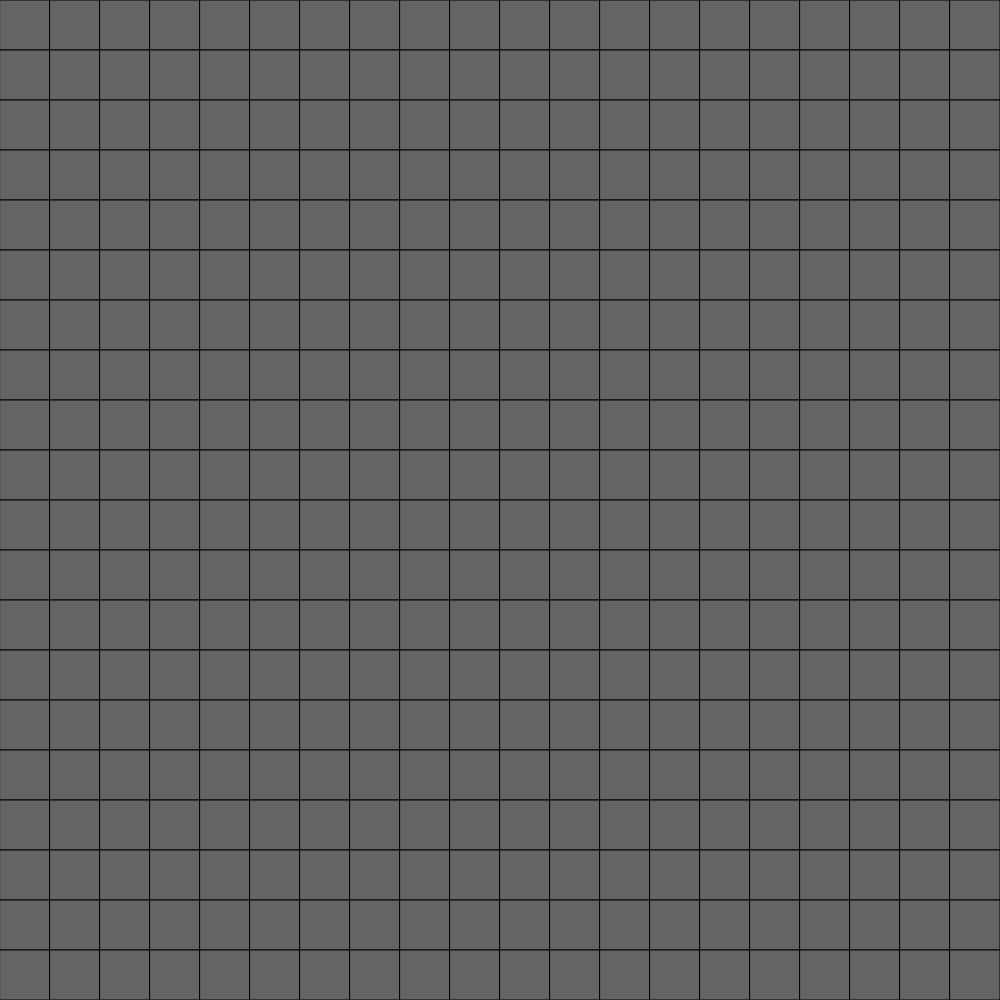
Frame 1 (no input)
Frame 60 (no input): identical to frame 1, image omitted
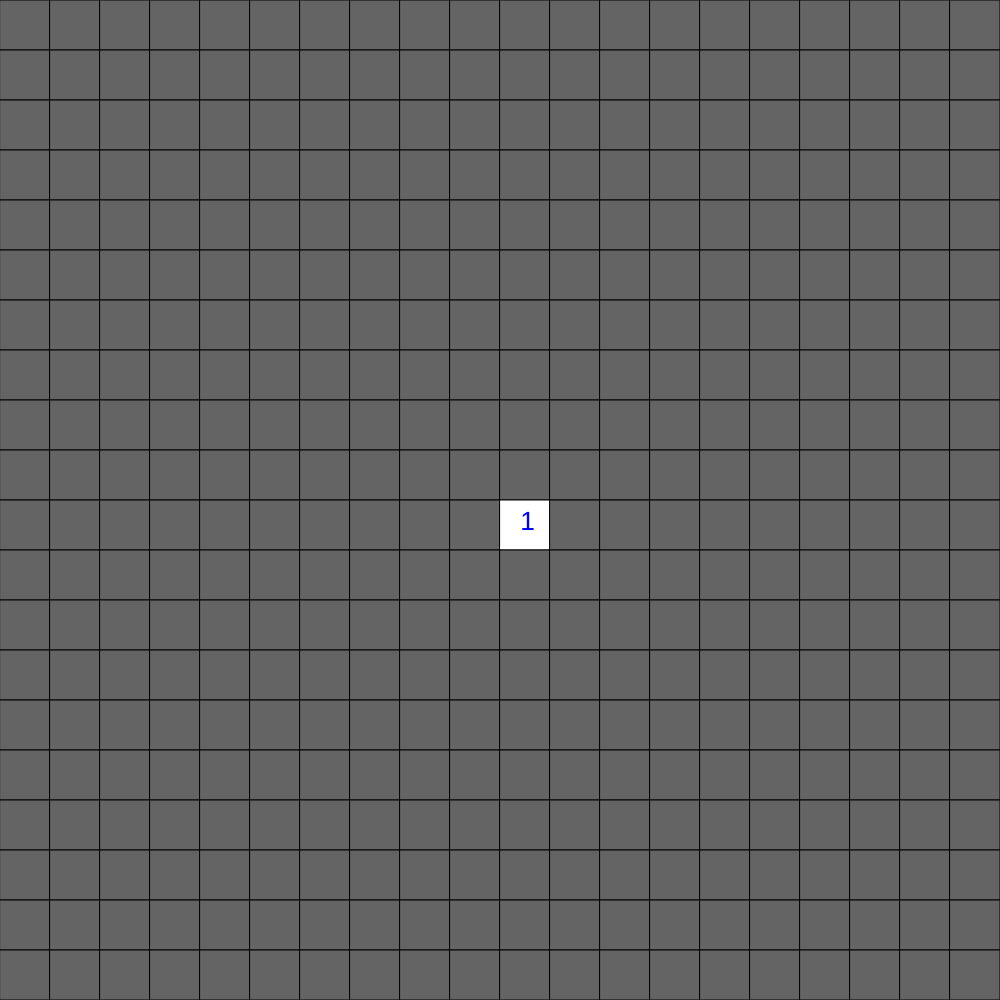
Frame 120 (the mouse pressed at the canvas centre since frame 60)

The p5.js sketch that drew these frames (run headless with seeded random() and noise() and a simulated clock; from frame 60 on, the mouse is pressed at the canvas centre):

// p5.js sketch
// ── sketch.js
// Grid based game (minesweeper)
// Tyler Boechler
// Oct 26th, 2018
//
// Extra for Experts:
//

let grid;

let underGrid;

let cols = 20;
let rows = 20;

let cellSize;

let numberOffset = 0.09554140127388536;

function setup() {
  if (windowHeight > windowWidth) {
    createCanvas(windowWidth, windowWidth);
    cellSize = floor(windowWidth / cols);
  }
  else {
    createCanvas(windowHeight, windowHeight);
    cellSize = floor(windowHeight / cols);
  }

  grid = generateBlankGrid(cols, rows);

  underGrid = generateUnderGrid(cols, rows);
  underGrid = fillNumbers(cols, rows);

  textSize(cellSize/1.9);
}

function draw() {
  background(255);
  drawGrid();
}


function generateBlankGrid(cols, rows) {
  let startGrid = [];
  for (let y = 0; y < cols; y++) {
    startGrid.push([]);
    for (let x = 0; x < rows; x++) {
      startGrid[y].push(-1);
    }
  }
  return startGrid;
}


function generateUnderGrid(cols, rows) {
  let startUnderGrid = [];
  for (let y = 0; y < cols; y++) {
    startUnderGrid.push([]);
    for (let x = 0; x < rows; x++) {
      //mines will be a -1, not a mine will be a 0 for now
      if (random(100) <= 16) {
        startUnderGrid[y].push("x");
      }
      else {
        startUnderGrid[y].push(-1);
      }

    }
  }
  return startUnderGrid;
}

function fillNumbers() {
  let numberedGrid = [];
  let notMine;
  for (let y = 0; y < cols; y++) {
    numberedGrid.push([]);
    for (let x = 0; x < rows; x++) {

      let minesAround = 0;

      for (let i = -1; i <= 1; i++) {
        for (let j = -1; j <= 1; j++) {

          if (x+i >= 0 && x+i < cols && y+j >= 0 && y+j < rows) {
            if (underGrid[y][x] === -1) {
              notMine = true;
              if (underGrid[y+j][x+i] === "x") {
                minesAround++;
              }

            }

            else {
              notMine = false;
            }

          }
        }
      }
      if (notMine) {
        numberedGrid[y].push(minesAround);
      }
      else {
        numberedGrid[y].push("x");
      }
    }
  }
  return numberedGrid;
}

function updateGrid() {
  let xSquare = floor(mouseX/cellSize);
  let ySquare = floor(mouseY/cellSize);

  grid[ySquare][xSquare] = underGrid[ySquare][xSquare];
}

function mousePressed() {
  updateGrid();
}

function drawGrid() {
  for (let y = 0; y < cols; y++) {
    for (let x = 0; x < rows; x++) {
      let number;

      if (grid[y][x] === -1) {
        fill(100);
      }

      else if (grid[y][x] === 0) {
        fill(255);
        openSquares(x, y);
      }

      else if (grid[y][x] === 1) {
        number = 1;
        fill(255);
      }

      else if (grid[y][x] === 2) {
        number = 2;
        fill(255);
      }

      else if (grid[y][x] === 3) {
        number = 3;
        fill(255);
      }

      else if (grid[y][x] === 4) {
        number = 4;
        fill(255);
      }

      else if (grid[y][x] === 5) {
        number = 5;
        fill(255);
      }

      else if (grid[y][x] === 6) {
        number = 6;
        fill(255);
      }

      else if (grid[y][x] === 7) {
        number = 7;
        fill(255);
      }

      else if (grid[y][x] === 8) {
        number = 8;
        fill(255);
      }

      else if (grid[y][x] === "x") {
        fill(0);
      }


      rect(x * cellSize, y * cellSize, cellSize, cellSize);
      textStyle(NORMAL);
      fill(0);
      if (number === 1) {
        fill("blue");
        text("1", x * cellSize + cellSize/2 - cellSize * numberOffset, y * cellSize + cellSize/2 + cellSize * numberOffset);
      }

      else if (number === 2) {
        fill("green");
        text("2", x * cellSize + cellSize/2 - cellSize * numberOffset, y * cellSize + cellSize/2 + cellSize * numberOffset);
      }

      else if (number === 3) {
        fill("red");
        text("3", x * cellSize + cellSize/2 - cellSize * numberOffset, y * cellSize + cellSize/2 + cellSize * numberOffset);
      }

      else if (number === 4) {
        fill(0, 0, 125);
        textStyle(BOLD);
        text("4", x * cellSize + cellSize/2 - cellSize * numberOffset, y * cellSize + cellSize/2 + cellSize * numberOffset);
      }

      else if (number === 5) {
        fill(130, 0, 10);
        textStyle(BOLD);
        text("5", x * cellSize + cellSize/2 - cellSize * numberOffset, y * cellSize + cellSize/2 + cellSize * numberOffset);
      }

      else if (number === 6) {
        textStyle(BOLD);
        fill(126, 177, 186);
        text("6", x * cellSize + cellSize/2 - cellSize * numberOffset, y * cellSize + cellSize/2 + cellSize * numberOffset);
      }

      else if (number === 7) {
        textStyle(BOLD);
        fill(0);
        text("7", x * cellSize + cellSize/2 - cellSize * numberOffset, y * cellSize + cellSize/2 + cellSize * numberOffset);
      }

      else if (number === 8) {
        textStyle(BOLD);
        fill(200);
        text("8", x * cellSize + cellSize/2 - cellSize * numberOffset, y * cellSize + cellSize/2 + cellSize * numberOffset);
      }

    }
  }
}

function openSquares(x, y) {
  for(let i = -1; i <= 1; i++) {
    for (let j = -1; j <= 1; j++) {
      if(x+i >= 0 && x+i < cols && y+j >= 0 && y+j < rows){
        if (underGrid[y+j][x+i] !== "x") {
          grid[y+j][x+i] = underGrid[y+j][x+i];
          // openSquares(x+i, y+j);
        }
      }
    }
  }
}
